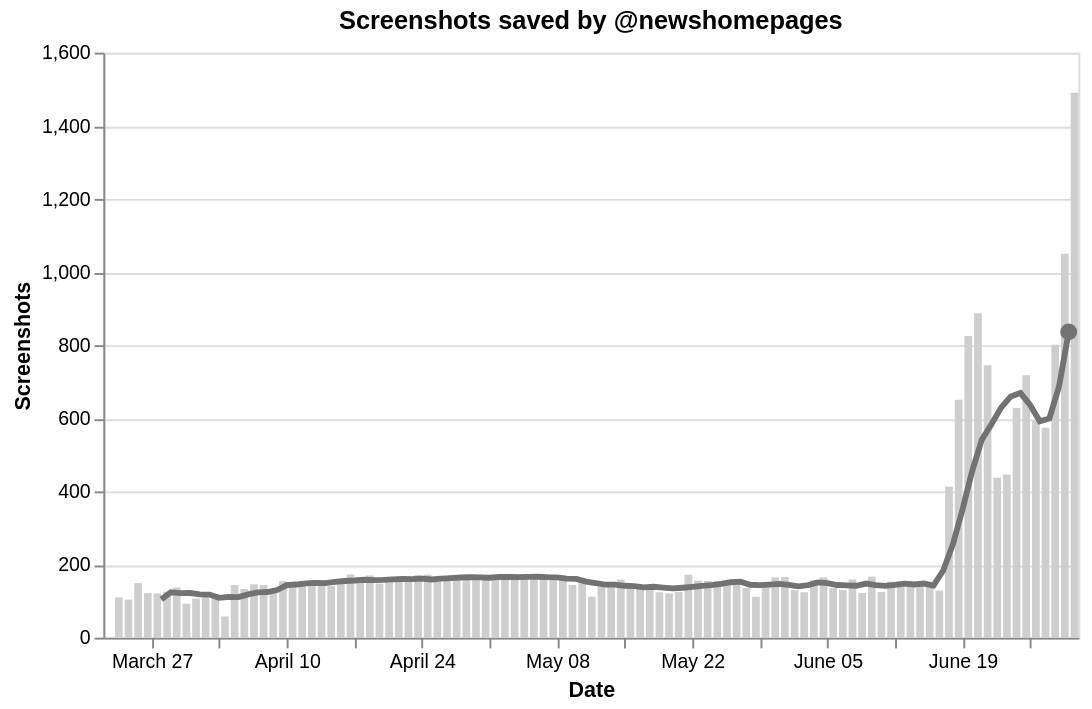

The notebook cell this image was saved under:
### Code cell
chart = alt.Chart(
    screenshots_by_date.head(len(screenshots_by_date) - 1),
    title="Screenshots saved by @newshomepages",
    width=500
)

bars = chart.mark_bar(
    fill="#cecece"
).encode(
    x=alt.X("date:T", title="Date", timeUnit="yearmonthdate", axis=alt.Axis(format="%B %d", grid=False)),
    y=alt.Y("screenshots:Q", title="Screenshots"),
)

line = chart.mark_line(color='#727272', strokeWidth=3).encode(
    x='date:T',
    y='rolling_mean:Q'
)

label = chart.encode(
    x=alt.X('max(date):T'),
    y=alt.Y('rolling_mean:Q', aggregate=alt.ArgmaxDef(argmax='date')),
    text='rolling_mean'
)

# Create a text label
text = label.mark_text(align='left', dx=4)

# Create a circle annotation
circle = label.mark_circle(size=75, color="#727272")

(bars + line + circle)

### Figure 1 — Vega-Lite specification as saved in the notebook (floating-point values rounded to 4 significant figures)
{"config": {"view": {"continuousWidth": 400, "continuousHeight": 300}}, "layer": [{"mark": {"type": "bar", "fill": "#cecece"}, "encoding": {"x": {"axis": {"format": "%B %d", "grid": false}, "field": "date", "timeUnit": "yearmonthdate", "title": "Date", "type": "temporal"}, "y": {"field": "screenshots", "title": "Screenshots", "type": "quantitative"}}, "title": "Screenshots saved by @newshomepages", "width": 500}, {"mark": {"type": "line", "color": "#727272", "strokeWidth": 3}, "encoding": {"x": {"field": "date", "type": "temporal"}, "y": {"field": "rolling_mean", "type": "quantitative"}}, "title": "Screenshots saved by @newshomepages", "width": 500}, {"mark": {"type": "circle", "color": "#727272", "size": 75}, "encoding": {"text": {"field": "rolling_mean", "type": "quantitative"}, "x": {"aggregate": "max", "field": "date", "type": "temporal"}, "y": {"aggregate": {"argmax": "date"}, "field": "rolling_mean", "type": "quantitative"}}, "title": "Screenshots saved by @newshomepages", "width": 500}], "data": {"name": "data-95365a81c2f907fcc477a3f105d60efe"}, "$schema": "https://vega.github.io/schema/vega-lite/v4.17.0.json", "datasets": {"data-95365a81c2f907fcc477a3f105d60efe": [{"date": "2022-03-22T00:00:00", "screenshots": 2, "rolling_mean": null}, {"date": "2022-03-23T00:00:00", "screenshots": 110, "rolling_mean": null}, {"date": "2022-03-24T00:00:00", "screenshots": 104, "rolling_mean": null}, {"date": "2022-03-25T00:00:00", "screenshots": 149, "rolling_mean": null}, {"date": "2022-03-26T00:00:00", "screenshots": 122, "rolling_mean": null}, {"date": "2022-03-27T00:00:00", "screenshots": 121, "rolling_mean": null}, {"date": "2022-03-28T00:00:00", "screenshots": 126, "rolling_mean": 104.9}, {"date": "2022-03-29T00:00:00", "screenshots": 137, "rolling_mean": 124.1}, {"date": "2022-03-30T00:00:00", "screenshots": 93, "rolling_mean": 121.7}, {"date": "2022-03-31T00:00:00", "screenshots": 107, "rolling_mean": 122.1}, {"date": "2022-04-01T00:00:00", "screenshots": 123, "rolling_mean": 118.4}, {"date": "2022-04-02T00:00:00", "screenshots": 118, "rolling_mean": 117.9}, {"date": "2022-04-03T00:00:00", "screenshots": 58, "rolling_mean": 108.9}, {"date": "2022-04-04T00:00:00", "screenshots": 144, "rolling_mean": 111.4}, {"date": "2022-04-05T00:00:00", "screenshots": 133, "rolling_mean": 110.9}, {"date": "2022-04-06T00:00:00", "screenshots": 146, "rolling_mean": 118.4}, {"date": "2022-04-07T00:00:00", "screenshots": 144, "rolling_mean": 123.7}, {"date": "2022-04-08T00:00:00", "screenshots": 131, "rolling_mean": 124.9}, {"date": "2022-04-09T00:00:00", "screenshots": 155, "rolling_mean": 130.1}, {"date": "2022-04-10T00:00:00", "screenshots": 153, "rolling_mean": 143.7}, {"date": "2022-04-11T00:00:00", "screenshots": 155, "rolling_mean": 145.3}, {"date": "2022-04-12T00:00:00", "screenshots": 156, "rolling_mean": 148.6}, {"date": "2022-04-13T00:00:00", "screenshots": 154, "rolling_mean": 149.7}, {"date": "2022-04-14T00:00:00", "screenshots": 141, "rolling_mean": 149.3}, {"date": "2022-04-15T00:00:00", "screenshots": 153, "rolling_mean": 152.4}, {"date": "2022-04-16T00:00:00", "screenshots": 173, "rolling_mean": 155.0}, {"date": "2022-04-17T00:00:00", "screenshots": 162, "rolling_mean": 156.3}, {"date": "2022-04-18T00:00:00", "screenshots": 170, "rolling_mean": 158.4}, {"date": "2022-04-19T00:00:00", "screenshots": 148, "rolling_mean": 157.3}, {"date": "2022-04-20T00:00:00", "screenshots": 158, "rolling_mean": 157.9}, {"date": "2022-04-21T00:00:00", "screenshots": 152, "rolling_mean": 159.4}, {"date": "2022-04-22T00:00:00", "screenshots": 159, "rolling_mean": 160.3}, {"date": "2022-04-23T00:00:00", "screenshots": 171, "rolling_mean": 160.0}, {"date": "2022-04-24T00:00:00", "screenshots": 172, "rolling_mean": 161.4}, {"date": "2022-04-25T00:00:00", "screenshots": 153, "rolling_mean": 159.0}, {"date": "2022-04-26T00:00:00", "screenshots": 166, "rolling_mean": 161.6}, {"date": "2022-04-27T00:00:00", "screenshots": 168, "rolling_mean": 163.0}, {"date": "2022-04-28T00:00:00", "screenshots": 163, "rolling_mean": 164.6}, {"date": "2022-04-29T00:00:00", "screenshots": 164, "rolling_mean": 165.3}, {"date": "2022-04-30T00:00:00", "screenshots": 167, "rolling_mean": 164.7}, {"date": "2022-05-01T00:00:00", "screenshots": 166, "rolling_mean": 163.9}, {"date": "2022-05-02T00:00:00", "screenshots": 169, "rolling_mean": 166.1}, {"date": "2022-05-03T00:00:00", "screenshots": 164, "rolling_mean": 165.9}, {"date": "2022-05-04T00:00:00", "screenshots": 166, "rolling_mean": 165.6}, {"date": "2022-05-05T00:00:00", "screenshots": 168, "rolling_mean": 166.3}, {"date": "2022-05-06T00:00:00", "screenshots": 166, "rolling_mean": 166.6}, {"date": "2022-05-07T00:00:00", "screenshots": 159, "rolling_mean": 165.4}, {"date": "2022-05-08T00:00:00", "screenshots": 163, "rolling_mean": 165.0}, {"date": "2022-05-09T00:00:00", "screenshots": 144, "rolling_mean": 161.4}, {"date": "2022-05-10T00:00:00", "screenshots": 160, "rolling_mean": 160.9}, {"date": "2022-05-11T00:00:00", "screenshots": 112, "rolling_mean": 153.1}, {"date": "2022-05-12T00:00:00", "screenshots": 139, "rolling_mean": 149.0}, {"date": "2022-05-13T00:00:00", "screenshots": 139, "rolling_mean": 145.1}, {"date": "2022-05-14T00:00:00", "screenshots": 159, "rolling_mean": 145.1}, {"date": "2022-05-15T00:00:00", "screenshots": 140, "rolling_mean": 141.9}, {"date": "2022-05-16T00:00:00", "screenshots": 136, "rolling_mean": 140.7}, {"date": "2022-05-17T00:00:00", "screenshots": 138, "rolling_mean": 137.6}, {"date": "2022-05-18T00:00:00", "screenshots": 124, "rolling_mean": 139.3}, {"date": "2022-05-19T00:00:00", "screenshots": 121, "rolling_mean": 136.7}, {"date": "2022-05-20T00:00:00", "screenshots": 125, "rolling_mean": 134.7}, {"date": "2022-05-21T00:00:00", "screenshots": 172, "rolling_mean": 136.6}, {"date": "2022-05-22T00:00:00", "screenshots": 156, "rolling_mean": 138.9}, {"date": "2022-05-23T00:00:00", "screenshots": 155, "rolling_mean": 141.6}, {"date": "2022-05-24T00:00:00", "screenshots": 154, "rolling_mean": 143.9}, {"date": "2022-05-25T00:00:00", "screenshots": 148, "rolling_mean": 147.3}, {"date": "2022-05-26T00:00:00", "screenshots": 151, "rolling_mean": 151.6}, {"date": "2022-05-27T00:00:00", "screenshots": 136, "rolling_mean": 153.1}, {"date": "2022-05-28T00:00:00", "screenshots": 112, "rolling_mean": 144.6}, {"date": "2022-05-29T00:00:00", "screenshots": 150, "rolling_mean": 143.7}, {"date": "2022-05-30T00:00:00", "screenshots": 165, "rolling_mean": 145.1}, {"date": "2022-05-31T00:00:00", "screenshots": 166, "rolling_mean": 146.9}, {"date": "2022-06-01T00:00:00", "screenshots": 130, "rolling_mean": 144.3}, {"date": "2022-06-02T00:00:00", "screenshots": 124, "rolling_mean": 140.4}, {"date": "2022-06-03T00:00:00", "screenshots": 157, "rolling_mean": 143.4}, {"date": "2022-06-04T00:00:00", "screenshots": 165, "rolling_mean": 151.0}, {"date": "2022-06-05T00:00:00", "screenshots": 136, "rolling_mean": 149.0}, {"date": "2022-06-06T00:00:00", "screenshots": 130, "rolling_mean": 144.0}, {"date": "2022-06-07T00:00:00", "screenshots": 159, "rolling_mean": 143.0}, {"date": "2022-06-08T00:00:00", "screenshots": 122, "rolling_mean": 141.9}, {"date": "2022-06-09T00:00:00", "screenshots": 167, "rolling_mean": 148.0}, {"date": "2022-06-10T00:00:00", "screenshots": 125, "rolling_mean": 143.4}, {"date": "2022-06-11T00:00:00", "screenshots": 153, "rolling_mean": 141.7}, {"date": "2022-06-12T00:00:00", "screenshots": 154, "rolling_mean": 144.3}, {"date": "2022-06-13T00:00:00", "screenshots": 153, "rolling_mean": 147.6}, {"date": "2022-06-14T00:00:00", "screenshots": 143, "rolling_mean": 145.3}, {"date": "2022-06-15T00:00:00", "screenshots": 141, "rolling_mean": 148.0}, {"date": "2022-06-16T00:00:00", "screenshots": 129, "rolling_mean": 142.6}, {"date": "2022-06-17T00:00:00", "screenshots": 413, "rolling_mean": 183.7}, {"date": "2022-06-18T00:00:00", "screenshots": 651, "rolling_mean": 254.9}, {"date": "2022-06-19T00:00:00", "screenshots": 825, "rolling_mean": 350.7}, {"date": "2022-06-20T00:00:00", "screenshots": 887, "rolling_mean": 455.6}, {"date": "2022-06-21T00:00:00", "screenshots": 745, "rolling_mean": 541.6}, {"date": "2022-06-22T00:00:00", "screenshots": 437, "rolling_mean": 583.9}, {"date": "2022-06-23T00:00:00", "screenshots": 446, "rolling_mean": 629.1}, {"date": "2022-06-24T00:00:00", "screenshots": 628, "rolling_mean": 659.9}, {"date": "2022-06-25T00:00:00", "screenshots": 718, "rolling_mean": 669.4}, {"date": "2022-06-26T00:00:00", "screenshots": 593, "rolling_mean": 636.3}, {"date": "2022-06-27T00:00:00", "screenshots": 574, "rolling_mean": 591.6}, {"date": "2022-06-28T00:00:00", "screenshots": 801, "rolling_mean": 599.6}, {"date": "2022-06-29T00:00:00", "screenshots": 1050, "rolling_mean": 687.1}, {"date": "2022-06-30T00:00:00", "screenshots": 1490, "rolling_mean": 836.3}]}}
